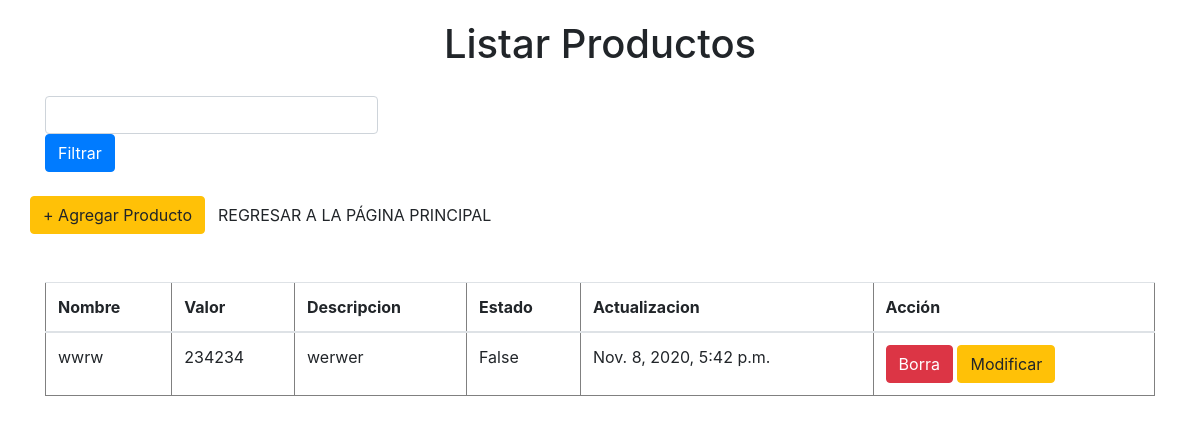
The page /formulario/listadoProductos/ on the database as committed earlier.
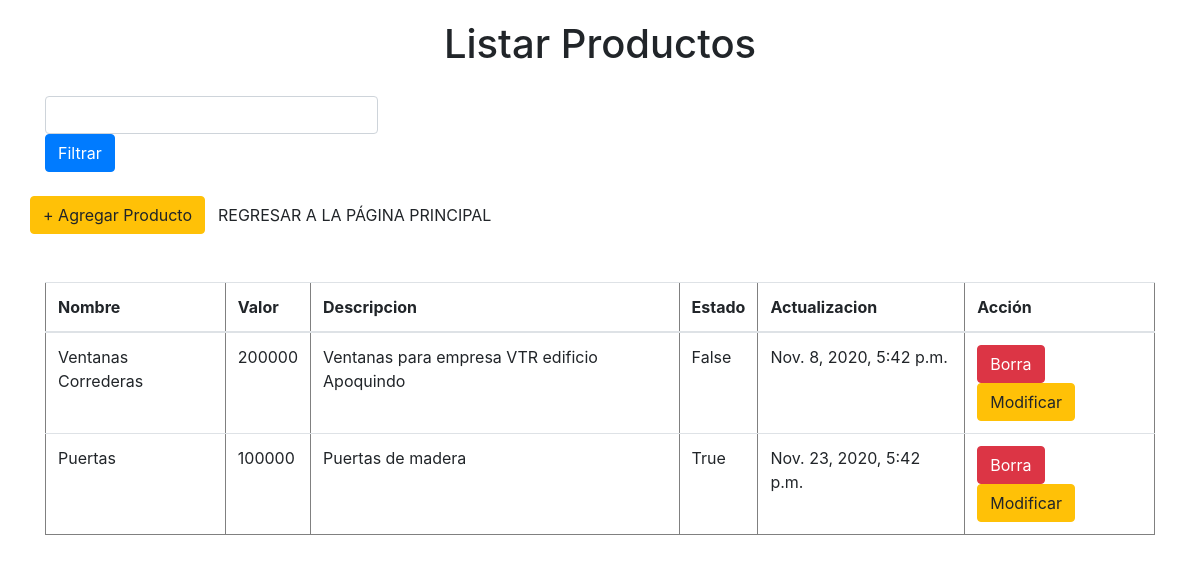
The same page on the database as committed later.
### formulario/models.py (models this page shows, shortened)
class ListaPrecio(models.Model):
        Nombre = models.CharField(max_length=50,null=True)
        Valor = models.CharField(max_length=50,null=True)
        Descripcion = models.CharField(max_length=50,null=True)
        Estado = models.BooleanField(default=True)
        Actualizacion = models.DateTimeField(default=datetime.now(), blank=True)

### formulario/views.py (the view)
# urls.py: path('listadoProductos/', views.productos, name="listadoProductos"),
@csrf_protect
def productos(request):
    listadoProductos = None
    filtroNombre =''
    if (request.method == "POST"):
        filtroNombre=request.POST['nombre']
        listadoProductos=formulario.models.ListaPrecio.objects.filter(Nombre__icontains=request.POST['nombre'] )
    else:
        listadoProductos = formulario.models.ListaPrecio.objects.all()
    return render(request, "listadoProductos2.html", {"listadoProductos": listadoProductos,"filtroNombre":filtroNombre})

### formulario/templates/listadoProductos2.html (shortened to what this page needs)
<!DOCTYPE html>
<html lang="en">
    <head>
        <link rel="stylesheet" href="/static/css/estilos.css">
        <link rel="stylesheet" href="https://maxcdn.bootstrapcdn.com/bootstrap/4.5.2/css/bootstrap.min.css">
        <link rel="stylesheet" type="text/css" href="https://cdnjs.cloudflare.com/ajax/libs/font-awesome/5.14.0/css/all.min.css">
        <link rel="stylesheet" href="https://cdnjs.cloudflare.com/ajax/libs/toastr.js/latest/toastr.css">
</head>
<body>
<div class="container">
  <h1>Listar Productos</h1>
    <form method="post">
      <input type="text" class="form-control" style="width: 30%;" id="nombre" name="nombre" value="{{filtroNombre}}"><button type="submit" class="btn btn-primary">Filtrar</button>
    </form>
   <br>
    <div class="row">
      <div class="col-6-lg">
        <a type="button" href="{% url 'insertarProducto' %}" class="btn btn-warning ">+ Agregar Producto</a>
      </div>
      <div class="col-6-lg">
        <a type="button" href="{% url 'index' %}" class="btn btn-BASIC">REGRESAR A LA PÁGINA PRINCIPAL</a>
      </div>
    </div>
    <br><br>
    <table border="1" class="table table-stripper">
      <thead>
        <tr>
          <th>Nombre</th>
          <th>Valor</th>
          <th>Descripcion</th>
          <th>Estado</th>
          <th>Actualizacion</th>
          <th>Acción</th>
        </tr>
      </thead>
      <tbody>
        {% for productos in listadoProductos %}
          <tr>
            <td>
              {{productos.Nombre}}<br>
            </td>
            <td>{{productos.Valor}}</td>
            <td>{{productos.Descripcion}}</td>
            <td>{{productos.Estado}}</td>
            <td>{{productos.Actualizacion}}</td>
            <td>
              <button class="btn btn-danger" data-toggle="modal" data-target="#myModal">Borra</button>
              <a type="button" href="{% url 'modificar' productos.id %}" class="btn btn-warning">Modificar</a>
            </td>
          </tr>
        {% endfor %}
      </tbody>
    </table>
  </body>
</html>

Rows that differ between the two databases and show on the page:
changed ListaPrecio "False": Nombre "wwrw" → "Ventanas Correderas"; Valor "234234" → "200000"; Descripcion "werwer" → "Ventanas para empresa VTR edificio Apoquindo"
added ListaPrecio: Nombre "Puertas", Valor "100000", Descripcion "Puertas de madera", Estado "True", Actualizacion "Nov. 23, 2020, 5:42 p.m."
